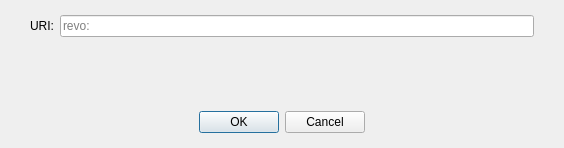
<?xml version="1.0" encoding="UTF-8"?>
<ui version="4.0">
 <class>OpenURIDialog</class>
 <widget class="QDialog" name="OpenURIDialog">
  <property name="geometry">
   <rect>
    <x>0</x>
    <y>0</y>
    <width>564</width>
    <height>148</height>
   </rect>
  </property>
  <property name="windowTitle">
   <string>Open revo URI</string>
  </property>
  <layout class="QVBoxLayout" name="verticalLayout">
   <property name="leftMargin">
    <number>0</number>
   </property>
   <property name="topMargin">
    <number>15</number>
   </property>
   <property name="rightMargin">
    <number>0</number>
   </property>
   <property name="bottomMargin">
    <number>0</number>
   </property>
   <item>
    <layout class="QHBoxLayout" name="horizontalLayout">
     <property name="leftMargin">
      <number>30</number>
     </property>
     <property name="rightMargin">
      <number>30</number>
     </property>
     <item>
      <widget class="QLabel" name="label">
       <property name="text">
        <string>URI:</string>
       </property>
      </widget>
     </item>
     <item>
      <widget class="QValidatedLineEdit" name="uriEdit">
       <property name="placeholderText">
        <string notr="true">revo:</string>
       </property>
      </widget>
     </item>
    </layout>
   </item>
   <item>
    <spacer name="verticalSpacer">
     <property name="orientation">
      <enum>Qt::Vertical</enum>
     </property>
     <property name="sizeHint" stdset="0">
      <size>
       <width>20</width>
       <height>40</height>
      </size>
     </property>
    </spacer>
   </item>
   <item>
    <widget class="QWidget" name="buttonsContainerWhite" native="true">
     <layout class="QHBoxLayout" name="horizontalLayout_2">
      <property name="leftMargin">
       <number>30</number>
      </property>
      <property name="topMargin">
       <number>15</number>
      </property>
      <property name="rightMargin">
       <number>30</number>
      </property>
      <property name="bottomMargin">
       <number>15</number>
      </property>
      <item>
       <widget class="QDialogButtonBox" name="buttonBox">
        <property name="orientation">
         <enum>Qt::Horizontal</enum>
        </property>
        <property name="standardButtons">
         <set>QDialogButtonBox::Cancel|QDialogButtonBox::Ok</set>
        </property>
        <property name="centerButtons">
         <bool>true</bool>
        </property>
       </widget>
      </item>
     </layout>
    </widget>
   </item>
  </layout>
 </widget>
 <customwidgets>
  <customwidget>
   <class>QValidatedLineEdit</class>
   <extends>QLineEdit</extends>
   <header>qt/qvalidatedlineedit.h</header>
  </customwidget>
 </customwidgets>
 <resources/>
 <connections>
  <connection>
   <sender>buttonBox</sender>
   <signal>accepted()</signal>
   <receiver>OpenURIDialog</receiver>
   <slot>accept()</slot>
   <hints>
    <hint type="sourcelabel">
     <x>248</x>
     <y>254</y>
    </hint>
    <hint type="destinationlabel">
     <x>157</x>
     <y>274</y>
    </hint>
   </hints>
  </connection>
  <connection>
   <sender>buttonBox</sender>
   <signal>rejected()</signal>
   <receiver>OpenURIDialog</receiver>
   <slot>reject()</slot>
   <hints>
    <hint type="sourcelabel">
     <x>316</x>
     <y>260</y>
    </hint>
    <hint type="destinationlabel">
     <x>286</x>
     <y>274</y>
    </hint>
   </hints>
  </connection>
 </connections>
</ui>
